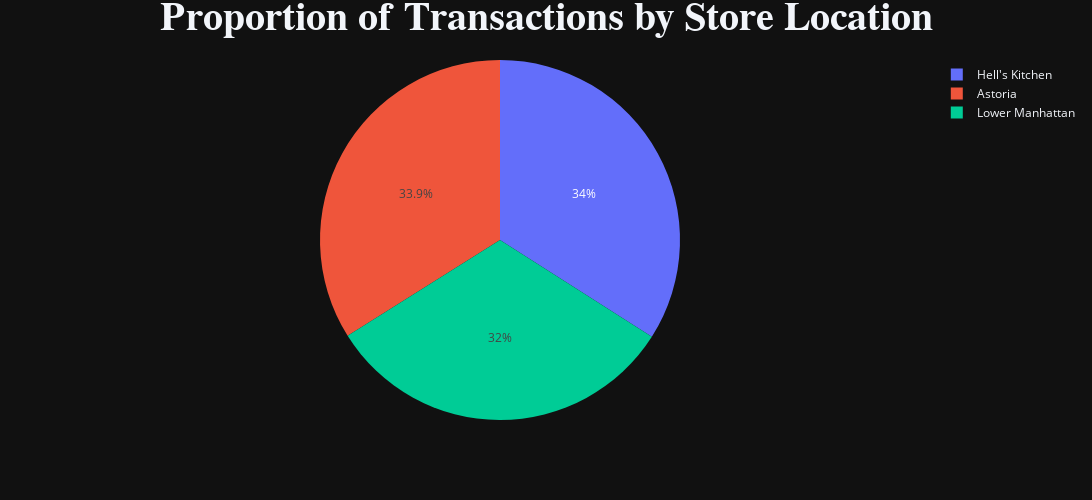

Notebook code for this chart:
### Code cell
# Prepare data for the pie chart
store_counts = df['store_location'].value_counts().reset_index()
store_counts.columns = ['store_location', 'count']

# Create a pie chart
fig = px.pie(
    store_counts,
    names='store_location',
    values='count',
    # title="Proportion of Transactions by Store Location"
)

fig.layout.update(title='<b> Proportion of Transactions by Store Location <b>',
                  titlefont={'color':None, 'size': 40, 'family': 'Times New Roman'},
                  showlegend=True, 
                  height=500, 
                  width=1200,
                  template='plotly_dark',
                  title_x=0.5
                  )

fig.show()

### Figure 1 — Plotly figure (JSON) as saved in the notebook; plotly's stock layout.template omitted (floating-point values rounded to 4 significant figures)
{"data": [{"domain": {"x": [0, 1], "y": [0, 1]}, "hovertemplate": "store_location=%{label}<br>count=%{value}<extra></extra>", "labels": ["Hell's Kitchen", "Astoria", "Lower Manhattan"], "legendgroup": "", "name": "", "showlegend": true, "type": "pie", "values": [50735, 50599, 47782]}], "layout": {"height": 500, "legend": {"tracegroupgap": 0}, "margin": {"t": 60}, "showlegend": true, "title": {"font": {"family": "Times New Roman", "size": 40}, "text": "<b> Proportion of Transactions by Store Location <b>", "x": 0.5}, "width": 1200}}
